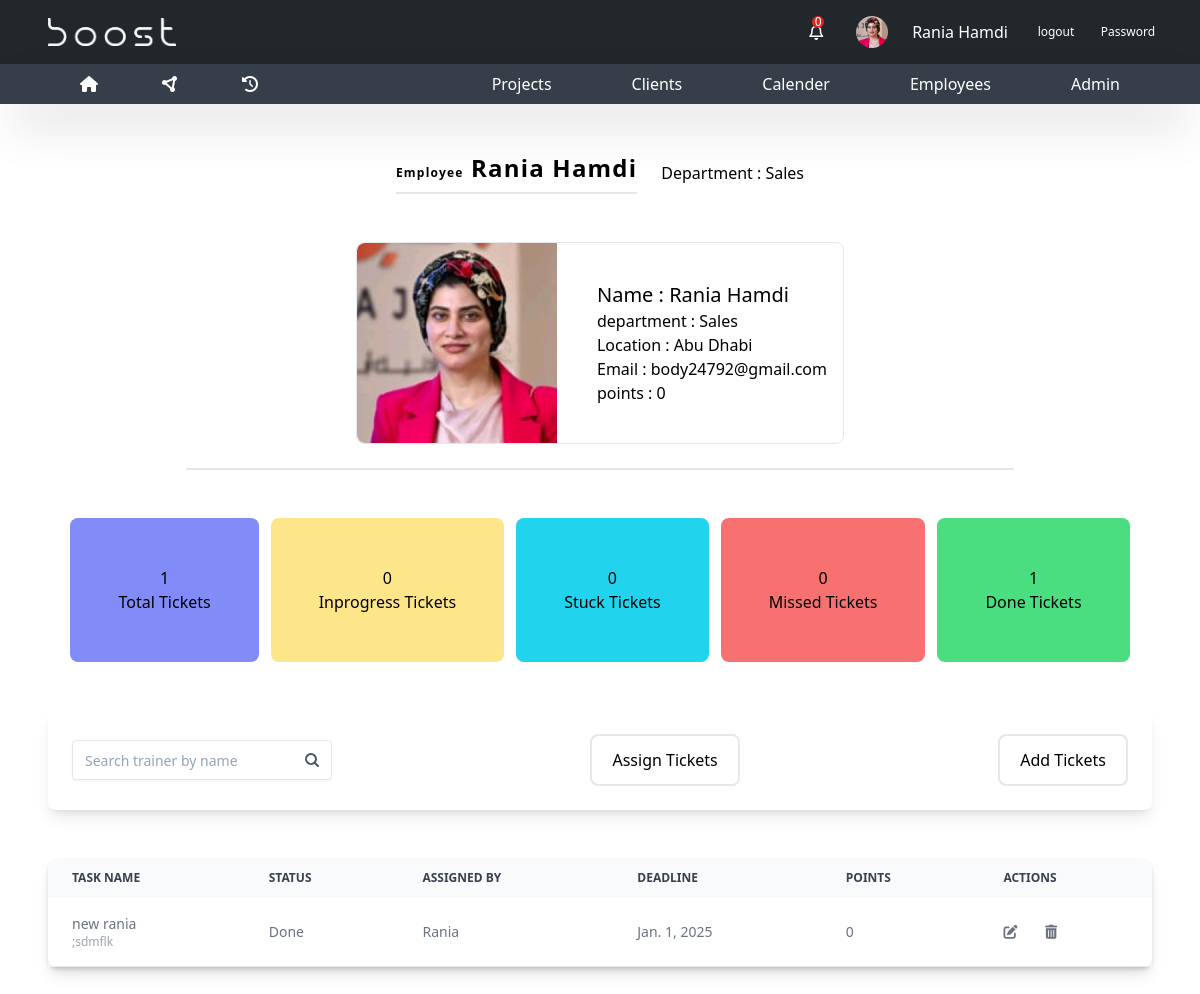
Page /tasks/ (signed in) on the committed database.
### base/models.py (models this page shows, shortened)
class Employee(models.Model):
    employee_id = models.AutoField(primary_key=True)
    firstname = models.CharField(max_length=255)
    lastname = models.CharField(max_length=255)
    email = models.EmailField()
    phone = models.CharField(max_length=20)
    department = models.ForeignKey(
        Department, on_delete=models.SET_NULL, null=True)
    manager_role = models.BooleanField(default=False)
    user = models.OneToOneField(
        User, on_delete=models.CASCADE, null=True, default=None)
    employee_photo = models.ImageField(
        upload_to='employee_photos/', default='employee_photos/sara.jpg', null=True, blank=True)
    location = models.CharField(max_length=50, null=True)
    comilative_points=models.CharField(max_length=20,null=True)
    points=models.CharField(max_length=20,default="0")

class Department(models.Model):
    department_id=models.AutoField(primary_key=True)
    department_name=models.CharField(max_length=255)

class Task(models.Model):
    task_id=models.AutoField(primary_key=True)
    task_name=models.CharField(max_length=500)
    description=models.TextField()
    employee=models.ForeignKey(Employee,on_delete=models.CASCADE)
    manager=models.ForeignKey(Manager,on_delete=models.SET_NULL,null=True)
    created_at= models.DateField(auto_now_add=True)
    department=models.ForeignKey(Department,on_delete=models.CASCADE)
    status=models.CharField(max_length=50,choices=Task_Status.choices)
    deadline=models.DateField()
    points=models.CharField(max_length=20,default="0")

class Manager(models.Model):
    manger_id=models.AutoField(primary_key=True)
    deparment= models.ForeignKey(Department,on_delete=models.CASCADE)
    employee=models.ForeignKey(Employee,on_delete=models.CASCADE)

### base/views.py (the view, shortened to what this page needs)
# urls.py: path('tasks/', views.create_own_Task, name='tasks'),
@login_required
def create_own_Task(request):
    employee = get_object_or_404(Employee, user=request.user)
    all_notifications=employee.notifications.all().order_by('-created_at')
    not_read_notifications=employee.notifications.filter(is_read=False).order_by('-created_at')
    employee_tasks=Task.objects.filter(employee=employee.employee_id)
    employee_done=Task.objects.filter(employee=employee.employee_id,status="Done")
    employee_stuck=Task.objects.filter(employee=employee.employee_id,status="Stuck")
    employee_inprogress=Task.objects.filter(employee=employee.employee_id,status="In Progress")
    employee_missed=Task.objects.filter(employee=employee.employee_id,status="Missed")
    manager = Manager.objects.get(employee__employee_id=employee.employee_id)
    stage=request.GET.get('stage')
    if stage == "done":
                employee_tasks=Task.objects.filter(employee=employee.employee_id,status="Done")
    elif stage == "stuck":
                employee_tasks=Task.objects.filter(employee=employee.employee_id,status="Stuck")
    elif stage == "inprogress":
                employee_tasks=Task.objects.filter(employee=employee.employee_id,status="In Progress")
    elif stage == "missed":
                employee_tasks=Task.objects.filter(employee=employee.employee_id,status="Missed")
    context={
        "employee":employee,
        "employee_tasks":employee_tasks,
        "employee_done":employee_done,
        "employee_stuck":employee_stuck,
        "employee_inprogress":employee_inprogress,
        "employee_missed":employee_missed,
        "all_notifications":all_notifications,
        "not_read_notifications":not_read_notifications
    }
    return render(request,'pages/tasks.html',context)

### templates/pages/tasks.html (shortened to what this page needs)
{% extends 'base.html' %}
{% load static %}
{% block content %}
{% include 'parts/navbar.html' %}
<section class="px-12 relative">
    <div class="flex items-center justify-center gap-6 ">
        <h1 class="my-12 text-2xl font-semibold tracking-wider text-center border-b-2 pb-2">
            <span class="text-xs">Employee</span> {{employee.firstname}} {{employee.lastname}} </h1>
        <h2>Department : {{employee.department.department_name}} </h2>
    </div>
    <div class="course-info border-b-2 pb-6 w-3/4 mx-auto flex items-center justify-center">
        <div class="flex items-center justify-center gap-6">
            <div class="flex items-center  rounded-lg justify-center gap-6 border overflow-hidden">
                <div>
                    <img src="{{employee.employee_photo.url}}"  alt="boost" class="rounded-l-lg w-[200px]">
                </div>
                <div class="p-4">
                    <h2 class="text-xl">Name : {{employee.firstname}} {{employee.lastname}}</h2>
                    <p class="">department : {{employee.department.department_name}}</p>
                    <p class="">Location : {{employee.location}}</p>
                    <p class="">Email : {{employee.email}}</p>
                    <p class="">points : {{employee.points}}</p>
                </div>
            </div>
        </div>
    </div>
    <div class="pt-12 flex items-center justify-center gap-3">
        <div id="total_btn" class="total cursor-pointer hover:bg-indigo-500 flex item-center justify-center p-12 flex-col text-center rounded-lg bg-indigo-400">
            <div>{{employee_tasks.count}}</div>
            <a href="{% url 'tasks' %}">Total Tickets</a>
        </div>
        <div class="inprogress flex item-center hover:bg-amber-300 justify-center p-12 flex-col text-center rounded-lg bg-amber-200">
            <div>{{employee_inprogress.count}}</div>
            <a href="{% url 'tasks' %}?stage=inprogress">Inprogress Tickets</a>
        </div>
        <div class="stuck flex item-center hover:bg-cyan-400 justify-center p-12 flex-col text-center rounded-lg bg-cyan-400">
            <div>{{employee_stuck.count}}</div>
            <a href="{% url 'tasks' %}?stage=stuck">Stuck Tickets</a>
        </div>
        <div class="missed flex item-center justify-center p-12 hover:bg-red-500 flex-col text-center rounded-lg bg-red-400">
            <div>{{employee_missed.count}}</div>
            <a href="{% url 'tasks' %}?stage=missed">Missed Tickets</a>
        </div>
        <div class="done flex item-center justify-center p-12 flex-col hover:bg-green-500 text-center rounded-lg bg-green-400">
            <div>{{employee_done.count}}</div>
            <a href="{% url 'tasks' %}?stage=done">Done Tickets</a>
        </div>
    </div>
    <div class="pt-12 mb-12">
       <div class="shadow-lg rounded-lg p-6 flex items-center justify-between">
        <div class="relative">
            <input
            class="bg-white w-full pr-11 h-10 pl-3 py-2 bg-transparent placeholder:text-slate-400 text-slate-700 text-sm border border-slate-200 rounded transition duration-200 ease focus:outline-none focus:border-slate-400 hover:border-slate-400 shadow-sm focus:shadow-md"
            placeholder="Search trainer by name" id="nav_search"
            />
            <button
            class="absolute h-8 w-8 right-1 top-1 my-auto px-2 flex items-center bg-white rounded "
            type="button"
            >
            <svg xmlns="http://www.w3.org/2000/svg" fill="none" viewBox="0 0 24 24" stroke-width="3" stroke="currentColor" class="w-8 h-8 text-slate-600">
                <path stroke-linecap="round" stroke-linejoin="round" d="m21 21-5.197-5.197m0 0A7.5 7.5 0 1 0 5.196 5.196a7.5 7.5 0 0 0 10.607 10.607Z" />
            </svg>
            </button>
        </div>
        {% if user.is_superuser %}
        <button class="btn-primary mt-0">
          <a href="{% url "assign-task" %}">Assign Tickets</a>
      </button>
          {% endif %}
        <button class="btn-primary mt-0" onclick="show_modal()">
            Add Tickets
        </button>
       </div>
        <div class="mt-12 shadow-lg  " >
            <div class="overflow-x-auto relative shadow-md sm:rounded-lg">
                <div class="overflow-x-auto relative shadow-md sm:rounded-lg">
                <table class="w-full text-sm text-left text-gray-500 dark:text-gray-400">
                    <thead class="text-xs text-gray-700 uppercase bg-gray-50 dark:bg-gray-700 dark:text-gray-400">
                    <tr>
                        <th scope="col" class="py-3 px-6">Task Name</th>
                        <th scope="col" class="py-3 px-6">Status</th>
                        <th scope="col" class="py-3 px-6">Assigned by</th>
                        <th scope="col" class="py-3 px-6">DeadLine</th>
                        <th scope="col" class="py-3 px-6">Points</th>
                        <th scope="col" class="py-3 px-6">Actions</th>
                    </tr>
                    </thead>
                    <tbody>
                        {% for task in employee_tasks  %}
                    <tr class="bg-white border-b dark:bg-gray-800 dark:border-gray-700">
                        <td class="py-4 px-6">
                            <div>{{task.task_name}}</div>
                            <p class="truncate text-xs !text-gray-400">{{task.description}}</p>
                        </td>
                        <td class="py-4 px-6">{{task.status}}</td>
                        <td class="py-4 px-6">{{task.manager.employee.firstname}}</td>
                        <td class="py-4 px-6">{{task.deadline}}</td>
                        <td class="py-4 px-6 ">{{task.points}}</td>
                        <td class="py-4 px-6">
                            <a href="{% url 'tasks'%}update/{{task.task_id}}"class="pr-6"><i class="fa-solid fa-pen-to-square"></i></a>
                            {% if user.is_superuser %}
                            <a href="{% url 'tasks'%}delete/{{task.task_id}}"><i class="fa-solid fa-trash-can"></i></a>
                            {% endif %}
                        </td>
                    </tr>
                    {% endfor %}
                    </tbody>
                </table>
                </div>
        </div>
    </div>
    </div>
</section>
{% endblock content %}

### templates/parts/navbar.html (shortened to what this page needs)
{% load static %}
<header class="">
  <div class="bg-[#22272C] px-12 py-2 flex justify-between items-center text-white">
    <div>
      <img src="{% static 'images/boost.png' %}" class="w-32" alt="Logo" />
    </div>
    <div class="flex items-center gap-6 text-white">
        <div class="relative hover:bg-slate-600  cursor-pointer w-6 h-6 flex items-center justify-center p-4 rounded-full" id="nav-profile">
            <i class="fa-regular fa-bell"></i>
            <div class="absolute top-0 left-3 w-3 h-3 text-white bg-red-600 rounded-full flex items-center justify-center text-xs notification-count">{{not_read_notifications.count}}</div>
        </div>
        {% if employee.employee_photo.url %}
        <img
          src="{{ employee.employee_photo.url }}"
          class="w-8 rounded-full cursor-pointer"
          alt="Logo"
        />
        {% endif %}
        <span>{{employee.firstname}} {{employee.lastname}}</span>
        <a class="text-xs hover:bg-slate-600 w-12 h-12 flex items-center justify-center rounded-full" href="{% url 'logout' %}">logout</a>
        <a class="text-xs hover:bg-slate-600 w-12 h-12 flex items-center justify-center rounded-full" href="{% url 'change-password' %}">Password</a>
    </div>
  </div>
  <div class="bg-[#363F49] shadow-2xl px-16 flex gap-20 text-white items-center justify-between">
    <div class="flex gap-8">
      <div class="px-4 py-2 hover:bg-[#22272c] transition-all duration-300 cursor-pointer">
        <a href="{% url 'tasks' %}"><i class="fa-solid fa-house"></i></a>
      </div>
      <div class="px-4 py-2 hover:bg-[#22272c] transition-all duration-300 cursor-pointer">
        <a href="{% url 'home' %}"><i class="fa-solid fa-circle-nodes"></i></a>
      </div>
      <div class="px-4 py-2 hover:bg-[#22272c] transition-all duration-300 cursor-pointer">
        <a href="{% url 'all_tasks' %}">
          <i class="fa-solid fa-clock-rotate-left"></i>
        </a>
      </div>
    </div>
    <ul class="flex gap-12">
      <li class="relative px-4 py-2 hover:bg-[#22272c] transition-all duration-300">
        <a href="{% url 'projects' %}">Projects</a>
      </li>
      <li class="relative px-4 py-2 hover:bg-[#22272c] transition-all duration-300">
        <a href="{% url 'clients' %}">Clients</a>
      </li>
      <li class="relative px-4 py-2 hover:bg-[#22272c] transition-all duration-300">
        <a href="{% url 'courses' %}">Calender</a>
      </li>
      <li class="relative px-4 py-2 hover:bg-[#22272c] transition-all duration-300">
        <a href="{% url 'employees' %}">Employees</a>
      </li>
      <li class="relative px-4 py-2 hover:bg-[#22272c] transition-all duration-300">
        <a href="{% url 'admin:index' %}">Admin</a>
      </li>
    </ul>
  </div>
</header>

### rows in the picture
Employee: employee_photo (picture), firstname "Rania", lastname "Hamdi", department.department_name "Sales", location "Abu Dhabi", email "body24792@gmail.com", points "0"
Task: task_name "new rania", description ";sdmflk", status "Done", manager.employee.firstname "Rania", deadline "Jan. 1, 2025", points "0"

### other values in the picture
{{ not_read_notifications.count }} "0"
{{ employee_tasks.count }} "1"
{{ employee_inprogress.count }} "0"
{{ employee_stuck.count }} "0"
{{ employee_missed.count }} "0"
{{ employee_done.count }} "1"
